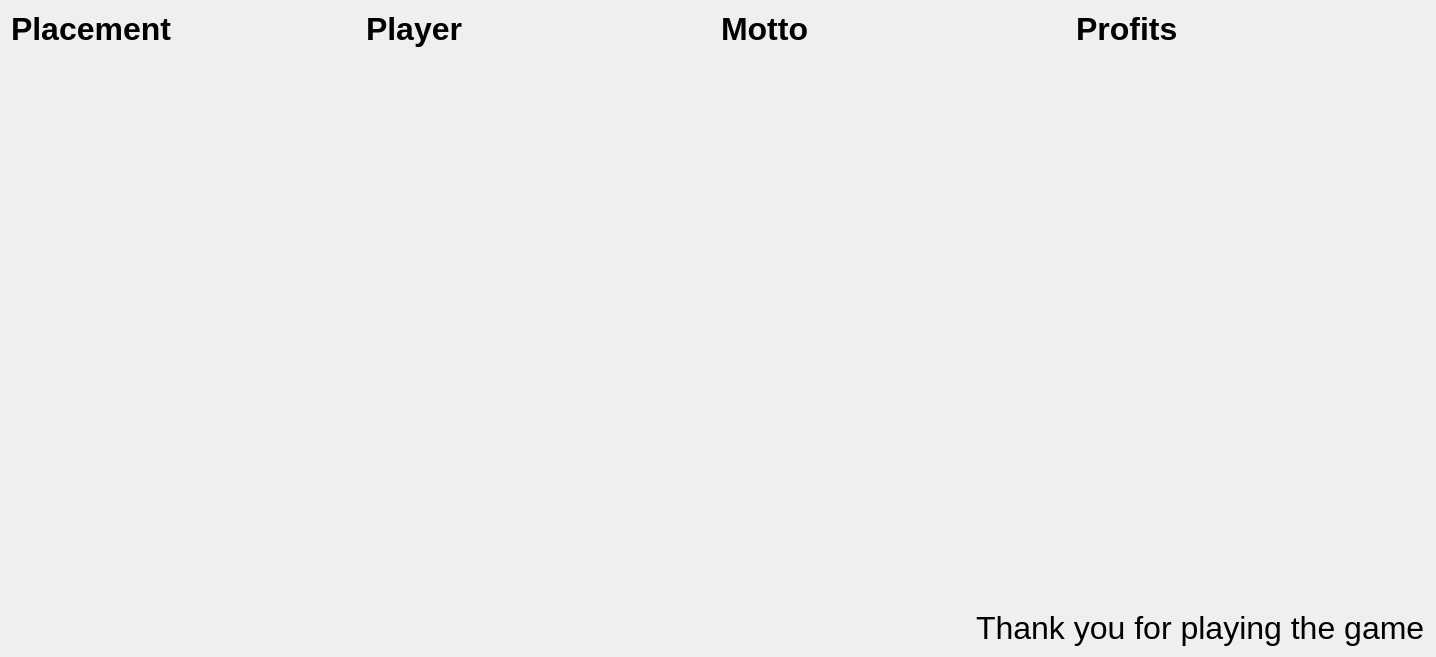
          <widget class="QWidget" name="scrollAreaWidgetContents">
           <property name="geometry">
            <rect>
             <x>0</x>
             <y>0</y>
             <width>1436</width>
             <height>657</height>
            </rect>
           </property>
           <layout class="QVBoxLayout" name="verticalLayout_27">
            <item>
             <layout class="QGridLayout" name="leaderboards_gridLayout">
              <item row="0" column="0">
               <widget class="QLabel" name="label_63">
                <property name="font">
                 <font>
                  <pointsize>24</pointsize>
                  <weight>75</weight>
                  <bold>true</bold>
                 </font>
                </property>
                <property name="text">
                 <string>Placement</string>
                </property>
               </widget>
              </item>
              <item row="0" column="2">
               <widget class="QLabel" name="label_43">
                <property name="font">
                 <font>
                  <pointsize>24</pointsize>
                  <weight>75</weight>
                  <bold>true</bold>
                 </font>
                </property>
                <property name="text">
                 <string>Motto</string>
                </property>
               </widget>
              </item>
              <item row="0" column="3">
               <widget class="QLabel" name="label_64">
                <property name="font">
                 <font>
                  <pointsize>24</pointsize>
                  <weight>75</weight>
                  <bold>true</bold>
                 </font>
                </property>
                <property name="text">
                 <string>Profits</string>
                </property>
               </widget>
              </item>
              <item row="0" column="1">
               <widget class="QLabel" name="label_62">
                <property name="font">
                 <font>
                  <pointsize>24</pointsize>
                  <weight>75</weight>
                  <bold>true</bold>
                 </font>
                </property>
                <property name="text">
                 <string>Player</string>
                </property>
               </widget>
              </item>
             </layout>
            </item>
            <item>
             <spacer name="verticalSpacer_11">
              <property name="orientation">
               <enum>Qt::Vertical</enum>
              </property>
              <property name="sizeHint" stdset="0">
               <size>
                <width>20</width>
                <height>40</height>
               </size>
              </property>
             </spacer>
            </item>
            <item alignment="Qt::AlignRight">
             <widget class="QLabel" name="label_42">
              <property name="font">
               <font>
                <pointsize>24</pointsize>
               </font>
              </property>
              <property name="text">
               <string>Thank you for playing the game</string>
              </property>
             </widget>
            </item>
           </layout>
          </widget>
